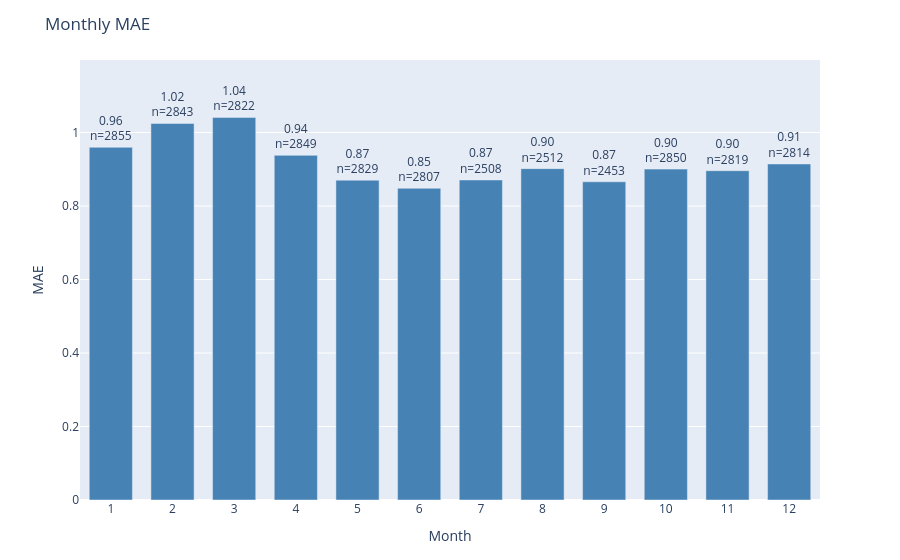

The cell this chart's notebook holds for it:
### Code cell
plot_error_by_group(
    df=results_test,
    y_true_col='actual',
    y_pred_col='prediction',
    date_col='dt_prediction',
    group_by='month',
    metric='mae',
    title='Monthly MAE'
)

### Figure 1 — Plotly figure (JSON) as saved in the notebook; plotly's stock layout.template omitted (floating-point values rounded to 4 significant figures)
{"data": [{"marker": {"color": "steelblue"}, "text": ["0.96<br>n=2855", "1.02<br>n=2843", "1.04<br>n=2822", "0.94<br>n=2849", "0.87<br>n=2829", "0.85<br>n=2807", "0.87<br>n=2508", "0.90<br>n=2512", "0.87<br>n=2453", "0.90<br>n=2850", "0.90<br>n=2819", "0.91<br>n=2814"], "textposition": "outside", "type": "bar", "x": ["1", "2", "3", "4", "5", "6", "7", "8", "9", "10", "11", "12"], "y": [0.9597, 1.025, 1.041, 0.9379, 0.8703, 0.8482, 0.8708, 0.9017, 0.8659, 0.9004, 0.8961, 0.9144]}], "layout": {"bargap": 0.3, "margin": {"b": 60, "t": 60}, "title": {"text": "Monthly MAE"}, "uniformtext": {"minsize": 8, "mode": "hide"}, "xaxis": {"title": {"text": "Month"}}, "yaxis": {"range": [0, 1.197], "title": {"text": "MAE"}}}}
